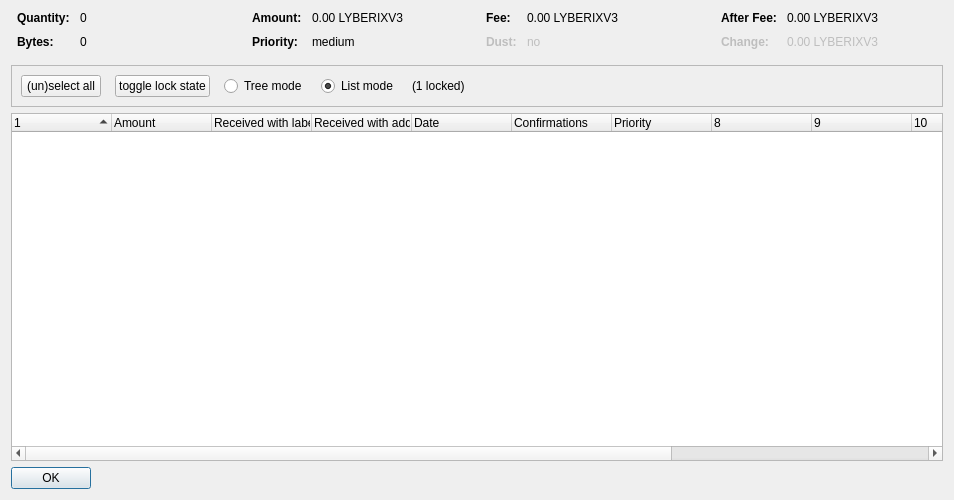
<?xml version="1.0" encoding="UTF-8"?>
<ui version="4.0">
 <class>CoinControlDialog</class>
 <widget class="QDialog" name="CoinControlDialog">
  <property name="geometry">
   <rect>
    <x>0</x>
    <y>0</y>
    <width>954</width>
    <height>500</height>
   </rect>
  </property>
  <property name="windowTitle">
   <string>Coin Selection</string>
  </property>
  <layout class="QVBoxLayout" name="verticalLayout">
   <item>
    <layout class="QHBoxLayout" name="horizontalLayoutTop" stretch="0,0,0,0">
     <property name="topMargin">
      <number>0</number>
     </property>
     <property name="bottomMargin">
      <number>10</number>
     </property>
     <item>
      <layout class="QFormLayout" name="formLayoutCoinControl1">
       <property name="horizontalSpacing">
        <number>10</number>
       </property>
       <property name="verticalSpacing">
        <number>10</number>
       </property>
       <property name="leftMargin">
        <number>6</number>
       </property>
       <property name="rightMargin">
        <number>6</number>
       </property>
       <item row="0" column="0">
        <widget class="QLabel" name="labelCoinControlQuantityText">
         <property name="font">
          <font>
           <weight>75</weight>
           <bold>true</bold>
          </font>
         </property>
         <property name="text">
          <string>Quantity:</string>
         </property>
        </widget>
       </item>
       <item row="0" column="1">
        <widget class="QLabel" name="labelCoinControlQuantity">
         <property name="cursor">
          <cursorShape>IBeamCursor</cursorShape>
         </property>
         <property name="contextMenuPolicy">
          <enum>Qt::ActionsContextMenu</enum>
         </property>
         <property name="text">
          <string notr="true">0</string>
         </property>
         <property name="textInteractionFlags">
          <set>Qt::LinksAccessibleByMouse|Qt::TextSelectableByKeyboard|Qt::TextSelectableByMouse</set>
         </property>
        </widget>
       </item>
       <item row="1" column="0">
        <widget class="QLabel" name="labelCoinControlBytesText">
         <property name="font">
          <font>
           <weight>75</weight>
           <bold>true</bold>
          </font>
         </property>
         <property name="text">
          <string>Bytes:</string>
         </property>
        </widget>
       </item>
       <item row="1" column="1">
        <widget class="QLabel" name="labelCoinControlBytes">
         <property name="cursor">
          <cursorShape>IBeamCursor</cursorShape>
         </property>
         <property name="contextMenuPolicy">
          <enum>Qt::ActionsContextMenu</enum>
         </property>
         <property name="text">
          <string notr="true">0</string>
         </property>
         <property name="textInteractionFlags">
          <set>Qt::LinksAccessibleByMouse|Qt::TextSelectableByKeyboard|Qt::TextSelectableByMouse</set>
         </property>
        </widget>
       </item>
      </layout>
     </item>
     <item>
      <layout class="QFormLayout" name="formLayoutCoinControl2">
       <property name="horizontalSpacing">
        <number>10</number>
       </property>
       <property name="verticalSpacing">
        <number>10</number>
       </property>
       <property name="leftMargin">
        <number>6</number>
       </property>
       <property name="rightMargin">
        <number>6</number>
       </property>
       <item row="0" column="0">
        <widget class="QLabel" name="labelCoinControlAmountText">
         <property name="font">
          <font>
           <weight>75</weight>
           <bold>true</bold>
          </font>
         </property>
         <property name="text">
          <string>Amount:</string>
         </property>
        </widget>
       </item>
       <item row="0" column="1">
        <widget class="QLabel" name="labelCoinControlAmount">
         <property name="cursor">
          <cursorShape>IBeamCursor</cursorShape>
         </property>
         <property name="contextMenuPolicy">
          <enum>Qt::ActionsContextMenu</enum>
         </property>
         <property name="text">
          <string notr="true">0.00 LYBERIXV3</string>
         </property>
         <property name="textInteractionFlags">
          <set>Qt::LinksAccessibleByMouse|Qt::TextSelectableByKeyboard|Qt::TextSelectableByMouse</set>
         </property>
        </widget>
       </item>
       <item row="1" column="0">
        <widget class="QLabel" name="labelCoinControlPriorityText">
         <property name="font">
          <font>
           <weight>75</weight>
           <bold>true</bold>
          </font>
         </property>
         <property name="text">
          <string>Priority:</string>
         </property>
        </widget>
       </item>
       <item row="1" column="1">
        <widget class="QLabel" name="labelCoinControlPriority">
         <property name="cursor">
          <cursorShape>IBeamCursor</cursorShape>
         </property>
         <property name="contextMenuPolicy">
          <enum>Qt::ActionsContextMenu</enum>
         </property>
         <property name="text">
          <string>medium</string>
         </property>
         <property name="textInteractionFlags">
          <set>Qt::LinksAccessibleByMouse|Qt::TextSelectableByKeyboard|Qt::TextSelectableByMouse</set>
         </property>
        </widget>
       </item>
      </layout>
     </item>
     <item>
      <layout class="QFormLayout" name="formLayoutCoinControl3">
       <property name="horizontalSpacing">
        <number>10</number>
       </property>
       <property name="verticalSpacing">
        <number>10</number>
       </property>
       <property name="leftMargin">
        <number>6</number>
       </property>
       <property name="rightMargin">
        <number>6</number>
       </property>
       <item row="0" column="0">
        <widget class="QLabel" name="labelCoinControlFeeText">
         <property name="font">
          <font>
           <weight>75</weight>
           <bold>true</bold>
          </font>
         </property>
         <property name="text">
          <string>Fee:</string>
         </property>
        </widget>
       </item>
       <item row="0" column="1">
        <widget class="QLabel" name="labelCoinControlFee">
         <property name="cursor">
          <cursorShape>IBeamCursor</cursorShape>
         </property>
         <property name="contextMenuPolicy">
          <enum>Qt::ActionsContextMenu</enum>
         </property>
         <property name="text">
          <string notr="true">0.00 LYBERIXV3</string>
         </property>
         <property name="textInteractionFlags">
          <set>Qt::LinksAccessibleByMouse|Qt::TextSelectableByKeyboard|Qt::TextSelectableByMouse</set>
         </property>
        </widget>
       </item>
       <item row="1" column="0">
        <widget class="QLabel" name="labelCoinControlLowOutputText">
         <property name="enabled">
          <bool>false</bool>
         </property>
         <property name="font">
          <font>
           <weight>75</weight>
           <bold>true</bold>
          </font>
         </property>
         <property name="text">
          <string>Dust:</string>
         </property>
        </widget>
       </item>
       <item row="1" column="1">
        <widget class="QLabel" name="labelCoinControlLowOutput">
         <property name="enabled">
          <bool>false</bool>
         </property>
         <property name="cursor">
          <cursorShape>IBeamCursor</cursorShape>
         </property>
         <property name="contextMenuPolicy">
          <enum>Qt::ActionsContextMenu</enum>
         </property>
         <property name="text">
          <string>no</string>
         </property>
         <property name="textInteractionFlags">
          <set>Qt::LinksAccessibleByMouse|Qt::TextSelectableByKeyboard|Qt::TextSelectableByMouse</set>
         </property>
        </widget>
       </item>
      </layout>
     </item>
     <item>
      <layout class="QFormLayout" name="formLayoutCoinControl4">
       <property name="horizontalSpacing">
        <number>10</number>
       </property>
       <property name="verticalSpacing">
        <number>10</number>
       </property>
       <property name="leftMargin">
        <number>6</number>
       </property>
       <property name="rightMargin">
        <number>6</number>
       </property>
       <item row="0" column="0">
        <widget class="QLabel" name="labelCoinControlAfterFeeText">
         <property name="font">
          <font>
           <weight>75</weight>
           <bold>true</bold>
          </font>
         </property>
         <property name="text">
          <string>After Fee:</string>
         </property>
        </widget>
       </item>
       <item row="0" column="1">
        <widget class="QLabel" name="labelCoinControlAfterFee">
         <property name="cursor">
          <cursorShape>IBeamCursor</cursorShape>
         </property>
         <property name="contextMenuPolicy">
          <enum>Qt::ActionsContextMenu</enum>
         </property>
         <property name="text">
          <string notr="true">0.00 LYBERIXV3</string>
         </property>
         <property name="textInteractionFlags">
          <set>Qt::LinksAccessibleByMouse|Qt::TextSelectableByKeyboard|Qt::TextSelectableByMouse</set>
         </property>
        </widget>
       </item>
       <item row="1" column="0">
        <widget class="QLabel" name="labelCoinControlChangeText">
         <property name="enabled">
          <bool>false</bool>
         </property>
         <property name="font">
          <font>
           <weight>75</weight>
           <bold>true</bold>
          </font>
         </property>
         <property name="text">
          <string>Change:</string>
         </property>
        </widget>
       </item>
       <item row="1" column="1">
        <widget class="QLabel" name="labelCoinControlChange">
         <property name="enabled">
          <bool>false</bool>
         </property>
         <property name="cursor">
          <cursorShape>IBeamCursor</cursorShape>
         </property>
         <property name="contextMenuPolicy">
          <enum>Qt::ActionsContextMenu</enum>
         </property>
         <property name="text">
          <string notr="true">0.00 LYBERIXV3</string>
         </property>
         <property name="textInteractionFlags">
          <set>Qt::LinksAccessibleByMouse|Qt::TextSelectableByKeyboard|Qt::TextSelectableByMouse</set>
         </property>
        </widget>
       </item>
      </layout>
     </item>
    </layout>
   </item>
   <item>
    <widget class="QFrame" name="frame">
     <property name="minimumSize">
      <size>
       <width>0</width>
       <height>40</height>
      </size>
     </property>
     <property name="frameShape">
      <enum>QFrame::StyledPanel</enum>
     </property>
     <property name="frameShadow">
      <enum>QFrame::Sunken</enum>
     </property>
     <layout class="QHBoxLayout" name="horizontalLayout">
      <item>
       <layout class="QHBoxLayout" name="horizontalLayoutPanel" stretch="0,0,0,0,0,0">
        <property name="spacing">
         <number>14</number>
        </property>
        <item>
         <widget class="QPushButton" name="pushButtonSelectAll">
          <property name="sizePolicy">
           <sizepolicy hsizetype="Maximum" vsizetype="Fixed">
            <horstretch>0</horstretch>
            <verstretch>0</verstretch>
           </sizepolicy>
          </property>
          <property name="text">
           <string>(un)select all</string>
          </property>
          <property name="autoDefault">
           <bool>false</bool>
          </property>
         </widget>
        </item>
        <item>
         <widget class="QPushButton" name="pushButtonToggleLock">
          <property name="sizePolicy">
           <sizepolicy hsizetype="Maximum" vsizetype="Fixed">
            <horstretch>0</horstretch>
            <verstretch>0</verstretch>
           </sizepolicy>
          </property>
          <property name="text">
           <string>toggle lock state</string>
          </property>
          <property name="autoDefault">
           <bool>false</bool>
          </property>
         </widget>
        </item>
        <item>
         <widget class="QRadioButton" name="radioTreeMode">
          <property name="sizePolicy">
           <sizepolicy hsizetype="Maximum" vsizetype="Fixed">
            <horstretch>0</horstretch>
            <verstretch>0</verstretch>
           </sizepolicy>
          </property>
          <property name="text">
           <string>Tree mode</string>
          </property>
         </widget>
        </item>
        <item>
         <widget class="QRadioButton" name="radioListMode">
          <property name="sizePolicy">
           <sizepolicy hsizetype="Maximum" vsizetype="Fixed">
            <horstretch>0</horstretch>
            <verstretch>0</verstretch>
           </sizepolicy>
          </property>
          <property name="text">
           <string>List mode</string>
          </property>
          <property name="checked">
           <bool>true</bool>
          </property>
         </widget>
        </item>
        <item>
         <widget class="QLabel" name="labelLocked">
          <property name="text">
           <string>(1 locked)</string>
          </property>
         </widget>
        </item>
        <item>
         <spacer name="horizontalSpacer">
          <property name="orientation">
           <enum>Qt::Horizontal</enum>
          </property>
          <property name="sizeHint" stdset="0">
           <size>
            <width>40</width>
            <height>20</height>
           </size>
          </property>
         </spacer>
        </item>
       </layout>
      </item>
     </layout>
    </widget>
   </item>
   <item>
    <widget class="CoinControlTreeWidget" name="treeWidget">
     <property name="contextMenuPolicy">
      <enum>Qt::CustomContextMenu</enum>
     </property>
     <property name="sortingEnabled">
      <bool>false</bool>
     </property>
     <property name="columnCount">
      <number>13</number>
     </property>
     <attribute name="headerShowSortIndicator" stdset="0">
      <bool>true</bool>
     </attribute>
     <attribute name="headerStretchLastSection">
      <bool>false</bool>
     </attribute>
     <column>
      <property name="text">
       <string/>
      </property>
     </column>
     <column>
      <property name="text">
       <string>Amount</string>
      </property>
     </column>
     <column>
      <property name="text">
       <string>Received with label</string>
      </property>
     </column>
     <column>
      <property name="text">
       <string>Received with address</string>
      </property>
     </column>
     <column>
      <property name="text">
       <string>Date</string>
      </property>
     </column>
     <column>
      <property name="text">
       <string>Confirmations</string>
      </property>
      <property name="toolTip">
       <string>Confirmed</string>
      </property>
     </column>
     <column>
      <property name="text">
       <string>Priority</string>
      </property>
     </column>
     <column>
      <property name="text">
       <string/>
      </property>
     </column>
     <column>
      <property name="text">
       <string/>
      </property>
     </column>
     <column>
      <property name="text">
       <string/>
      </property>
     </column>
     <column>
      <property name="text">
       <string/>
      </property>
     </column>
     <column>
      <property name="text">
       <string/>
      </property>
     </column>
    </widget>
   </item>
   <item>
    <widget class="QDialogButtonBox" name="buttonBox">
     <property name="sizePolicy">
      <sizepolicy hsizetype="Maximum" vsizetype="Fixed">
       <horstretch>0</horstretch>
       <verstretch>0</verstretch>
      </sizepolicy>
     </property>
     <property name="orientation">
      <enum>Qt::Horizontal</enum>
     </property>
     <property name="standardButtons">
      <set>QDialogButtonBox::Ok</set>
     </property>
    </widget>
   </item>
  </layout>
 </widget>
 <customwidgets>
  <customwidget>
   <class>CoinControlTreeWidget</class>
   <extends>QTreeWidget</extends>
   <header>coincontroltreewidget.h</header>
  </customwidget>
 </customwidgets>
 <resources/>
 <connections/>
</ui>
